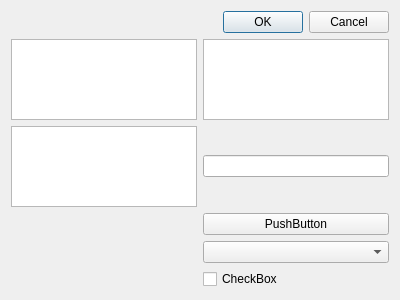
<?xml version="1.0" encoding="UTF-8"?>
<ui version="4.0">
 <class>DobruckhinDialogBase</class>
 <widget class="QDialog" name="DobruckhinDialogBase">
  <property name="geometry">
   <rect>
    <x>0</x>
    <y>0</y>
    <width>400</width>
    <height>300</height>
   </rect>
  </property>
  <property name="windowTitle">
   <string>Dobruckhin</string>
  </property>
  <layout class="QGridLayout" name="gridLayout">
   <item row="3" column="1">
    <widget class="QLineEdit" name="lineEdit"/>
   </item>
   <item row="0" column="1">
    <widget class="QDialogButtonBox" name="button_box">
     <property name="orientation">
      <enum>Qt::Horizontal</enum>
     </property>
     <property name="standardButtons">
      <set>QDialogButtonBox::Cancel|QDialogButtonBox::Ok</set>
     </property>
    </widget>
   </item>
   <item row="4" column="1">
    <widget class="QPushButton" name="pushButton">
     <property name="text">
      <string>PushButton</string>
     </property>
    </widget>
   </item>
   <item row="5" column="1">
    <widget class="QComboBox" name="comboBox"/>
   </item>
   <item row="1" column="1">
    <widget class="QTableWidget" name="tableWidget"/>
   </item>
   <item row="6" column="1">
    <widget class="QCheckBox" name="checkBox">
     <property name="text">
      <string>CheckBox</string>
     </property>
    </widget>
   </item>
   <item row="1" column="0">
    <widget class="QListView" name="listView"/>
   </item>
   <item row="3" column="0">
    <widget class="QTextEdit" name="textEdit"/>
   </item>
  </layout>
 </widget>
 <resources/>
 <connections>
  <connection>
   <sender>button_box</sender>
   <signal>accepted()</signal>
   <receiver>DobruckhinDialogBase</receiver>
   <slot>accept()</slot>
   <hints>
    <hint type="sourcelabel">
     <x>20</x>
     <y>20</y>
    </hint>
    <hint type="destinationlabel">
     <x>20</x>
     <y>20</y>
    </hint>
   </hints>
  </connection>
  <connection>
   <sender>button_box</sender>
   <signal>rejected()</signal>
   <receiver>DobruckhinDialogBase</receiver>
   <slot>reject()</slot>
   <hints>
    <hint type="sourcelabel">
     <x>20</x>
     <y>20</y>
    </hint>
    <hint type="destinationlabel">
     <x>20</x>
     <y>20</y>
    </hint>
   </hints>
  </connection>
 </connections>
</ui>
